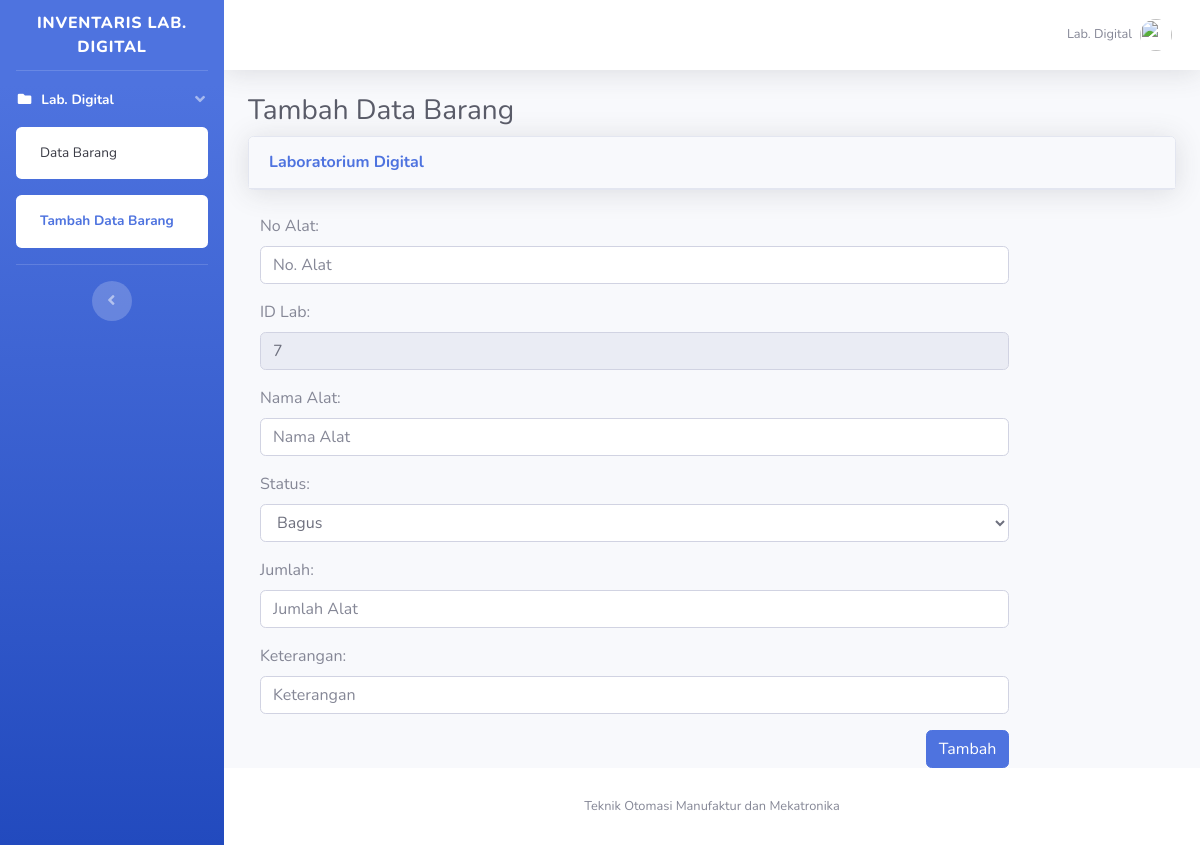
Page /lab_digital/tambah_barang.php on the committed database.
### tables this page shows
CREATE TABLE `t_laboratorium` (
  `id_lab` int(4) UNSIGNED NOT NULL,
  `nama_lab` varchar(50) NOT NULL,
  `ka_lab` varchar(20) NOT NULL,
  `username` varchar(30) NOT NULL,
  `password` varchar(40) NOT NULL
);

### lab_digital/tambah_barang.php (the view, shortened to what this page needs)
<?php
    include "../config.php";
    $query_lab = mysqli_query($koneksi,"SELECT * FROM t_laboratorium where id_lab=7");
    $data_lab = mysqli_fetch_array($query_lab);
?>
<!DOCTYPE html>
<html lang="en">
    <head>
        <link href="../vendor/fontawesome-free/css/all.min.css" rel="stylesheet" type="text/css">
        <link href="../css/sb-admin-2.min.css" rel="stylesheet">
        <link href="../vendor/datatables/dataTables.bootstrap4.min.css" rel="stylesheet">
    </head>
    <body id="page-top">
        <div id="wrapper">
            <ul class="navbar-nav bg-gradient-primary sidebar sidebar-dark accordion" id="accordionSidebar">
                <a class="sidebar-brand d-flex align-items-center justify-content-center" href="lab_robotika.php">
                <div class="sidebar-brand-text mx-3">Inventaris <?=$data_lab['nama_lab'];?></div>
                </a>
                <hr class="sidebar-divider my-0">
                <li class="nav-item active">
                    <a class="nav-link" href="#" data-toggle="collapse" data-target="#collapsePages" aria-expanded="true" aria-controls="collapsePages">
                        <i class="fas fa-fw fa-folder"></i>
                        <span><?=$data_lab['nama_lab'];?></span>
                    </a>
                    <div id="collapsePages" class="collapse show" aria-labelledby="headingPages" data-parent="#accordionSidebar">
                        <div class="bg-white py-2 collapse-inner rounded">
                            <a class="collapse-item" href="index.php">Data Barang</a>
                        </div>
                    </div>
                    <div id="collapsePages" class="collapse show" aria-labelledby="headingPages" data-parent="#accordionSidebar">
                        <div class="bg-white py-2 collapse-inner rounded">
                            <a class="collapse-item active" href="tambah_barang.php">Tambah Data Barang</a>
                        </div>
                    </div>
                </li>
                <hr class="sidebar-divider d-none d-md-block">
                <div class="text-center d-none d-md-inline">
                    <button class="rounded-circle border-0" id="sidebarToggle"></button>
                </div>
            </ul>
            <div id="content-wrapper" class="d-flex flex-column">
                <div id="content">
                    <nav class="navbar navbar-expand navbar-light bg-white topbar mb-4 static-top shadow">
                        <ul class="navbar-nav ml-auto">
                            <li class="nav-item dropdown no-arrow">
                                <a class="nav-link dropdown-toggle" href="#" id="userDropdown" role="button" data-toggle="dropdown" aria-haspopup="true" aria-expanded="false">
                                    <span class="mr-2 d-none d-lg-inline text-gray-600 small"><?=$data_lab['nama_lab'];?></span>
                                    <img class="img-profile rounded-circle" src="../img/Black.png">
                                </a>
                            </li>
                        </ul>
                    </nav>
                    <div class="container-fluid">
                        <h1 class="h3 mb-2 text-gray-800">Tambah Data Barang</h1>
                        <div class="card shadow mb-4">
                            <div class="card-header py-3">
                                <h6 class="m-0 font-weight-bold text-primary">Laboratorium Digital</h6>
                            </div>
                        </div>
                        <form class="form-horizontal" action="log_tambah.php" method="post" enctype="multipart/form-data">
                            <div class="form-group">
                                <label class="control-label col-sm-2" for="id_alat">No Alat:</label>
                                <div class="col-sm-10">
                                    <input type="text" class="form-control" name="id_alat" id="id_alat" placeholder="No. Alat" required>
                                </div>
                            </div>
                            <div class="form-group">
                                <label class="control-label col-sm-2" for="id_lab">ID Lab:</label>
                                <div class="col-sm-10">
                                    <input type="number" class="form-control" value="<?=$data_lab['id_lab'];?>" name="id_lab" id="id_lab" placeholder="<?=$data_lab['id_lab'];?>" readonly>
                                </div>
                            </div>
                            <div class="form-group">
                                <label class="control-label col-sm-2" for="nama_alat">Nama Alat:</label>
                                <div class="col-sm-10">
                                    <input type="text" class="form-control" name="nama_alat" id="nama_alat" placeholder="Nama Alat" required>
                                </div>
                            </div>
                            <div class="form-group">
                                <label class="control-label col-sm-2" for="status">Status:</label>
                                <div class="col-sm-10">
                                    <select id="status_alat" name="status_alat" class="form-control">
                                        <option value="Bagus">Bagus</option>
                                    </select>
                                </div>
                            </div>
                            <div class="form-group">
                                <label class="control-label col-sm-2" for="jumlah_alat">Jumlah:</label>
                                <div class="col-sm-10">
                                    <input type="number" class="form-control" name="jumlah_alat" id="jumlah_alat" placeholder="Jumlah Alat" required>
                                </div>
                            </div>
                            <div class="form-group">
                                <label class="control-label col-sm-2" for="keterangan">Keterangan:</label>
                                <div class="col-sm-10">
                                    <input type="text" class="form-control" name="keterangan" id="keterangan" placeholder="Keterangan" required>
                                </div>
                            </div>
                            <div class="form-group">
                                <div class="col-sm-offset-10 col-lg-10">
                                    <button type="submit" class="btn btn-primary float-right" name="insert">Tambah</button>
                                </div>
                            </div>
                        </form>
                    </div>
                </div>
                <footer class="sticky-footer bg-white">
                    <div class="container my-auto">
                        <div class="copyright text-center my-auto">
                            <span>Teknik Otomasi Manufaktur dan Mekatronika</span>
                        </div>
                    </div>
                </footer>
            </div>
        </div>
    </body>
</html>

### rows in the picture
t_laboratorium: nama_lab "LAB. DIGITAL", nama_lab "Lab. Digital", id_lab "7"
